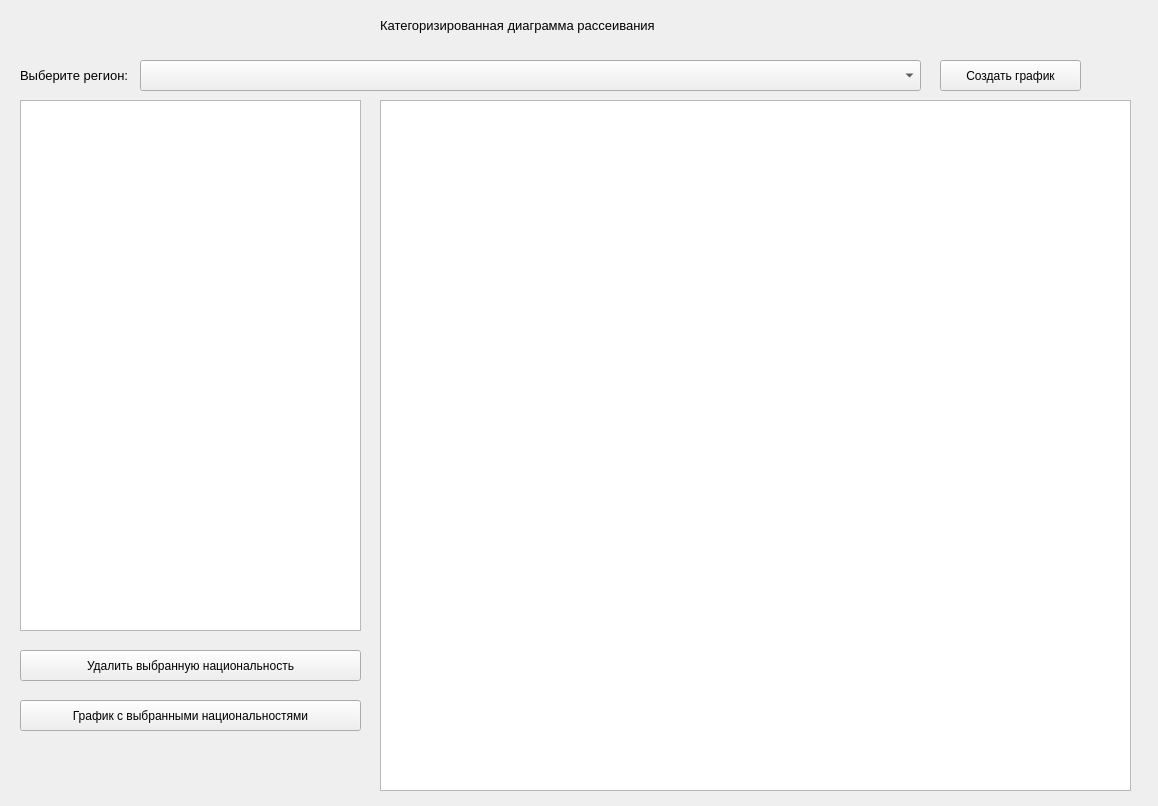
<?xml version="1.0" encoding="UTF-8"?>
<ui version="4.0">
 <class>Form</class>
 <widget class="QWidget" name="Form">
  <property name="geometry">
   <rect>
    <x>0</x>
    <y>0</y>
    <width>1158</width>
    <height>806</height>
   </rect>
  </property>
  <property name="windowTitle">
   <string>Form</string>
  </property>
  <widget class="QLabel" name="label">
   <property name="geometry">
    <rect>
     <x>380</x>
     <y>0</y>
     <width>371</width>
     <height>51</height>
    </rect>
   </property>
   <property name="text">
    <string>&lt;html&gt;&lt;head/&gt;&lt;body&gt;&lt;p&gt;&lt;span style=&quot; font-size:10pt;&quot;&gt;Категоризированная диаграмма рассеивания&lt;/span&gt;&lt;/p&gt;&lt;/body&gt;&lt;/html&gt;</string>
   </property>
  </widget>
  <widget class="QLabel" name="label_2">
   <property name="geometry">
    <rect>
     <x>20</x>
     <y>60</y>
     <width>111</width>
     <height>31</height>
    </rect>
   </property>
   <property name="text">
    <string>&lt;html&gt;&lt;head/&gt;&lt;body&gt;&lt;p&gt;&lt;span style=&quot; font-size:10pt;&quot;&gt;Выберите регион: &lt;/span&gt;&lt;/p&gt;&lt;/body&gt;&lt;/html&gt;</string>
   </property>
  </widget>
  <widget class="QGraphicsView" name="graphicsView">
   <property name="geometry">
    <rect>
     <x>380</x>
     <y>100</y>
     <width>751</width>
     <height>691</height>
    </rect>
   </property>
  </widget>
  <widget class="QPushButton" name="pushButton">
   <property name="geometry">
    <rect>
     <x>940</x>
     <y>60</y>
     <width>141</width>
     <height>31</height>
    </rect>
   </property>
   <property name="text">
    <string>Создать график</string>
   </property>
  </widget>
  <widget class="QComboBox" name="comboBox">
   <property name="geometry">
    <rect>
     <x>140</x>
     <y>60</y>
     <width>781</width>
     <height>31</height>
    </rect>
   </property>
  </widget>
  <widget class="QTableView" name="tableView">
   <property name="geometry">
    <rect>
     <x>20</x>
     <y>100</y>
     <width>341</width>
     <height>531</height>
    </rect>
   </property>
  </widget>
  <widget class="QPushButton" name="pushButton_2">
   <property name="geometry">
    <rect>
     <x>20</x>
     <y>650</y>
     <width>341</width>
     <height>31</height>
    </rect>
   </property>
   <property name="text">
    <string>Удалить выбранную национальность</string>
   </property>
  </widget>
  <widget class="QPushButton" name="pushButton_3">
   <property name="geometry">
    <rect>
     <x>20</x>
     <y>700</y>
     <width>341</width>
     <height>31</height>
    </rect>
   </property>
   <property name="text">
    <string>График с выбранными национальностями</string>
   </property>
  </widget>
 </widget>
 <resources/>
 <connections/>
</ui>
